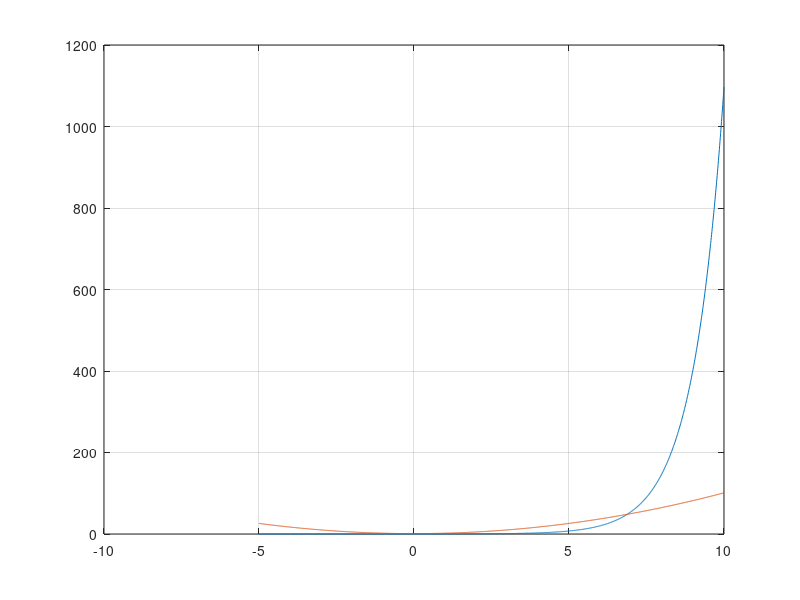

Here is the MATLAB script that generated this plot: (Note: this script raises an error after producing the figure.)
% Fikspunktiterasjon
% Får en likning på formen f(x) = x
% x er et fikspunkt for funskjonen f

% Velger xo
% Itererer på x1 = f(x0), x2 = f(x1) osv.
% Går det, så går det! 

% Eksempel: 
% e^x-3 = x^2 + 1
% x^2 = e^x-3 - 1
% x = +- sqrt(exp(x-3)-1) eller
% x = log(x^2+1) + 3

x = -5:1e-2:10;
plot(x,exp(x-3))        % Venstreside
grid on
hold on
plot(x,x.^2 + 1)        % Høyreside
hold off
                        % Leser av nullpunkt i nærheten av 7
% x = 7;
% x = sqrt(exp(x-3)-1)
% x = sqrt(exp(x-3)-1)
% x = sqrt(exp(x-3)-1)  % Viser seg å ikke gå i riktig retning

% Prøver:
x = log(x^2+1) + 3
x = log(x^2+1) + 3
x = log(x^2+1) + 3
x = log(x^2+1) + 3      % Nærmer seg 6.86
